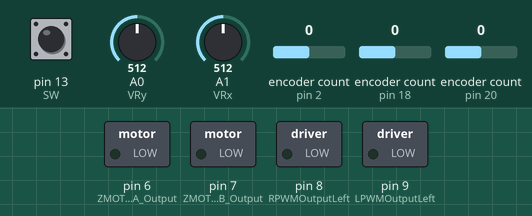
Bench run of a sketch on a simulated Arduino Uno, built with avr-gcc and run on an emulated ATmega328P. Parts: switched loads named in the sketch (green lamp = pin HIGH). The inputs (shaded band) are chosen by the test bench; at power-on: pin 13 (SW) HIGH, A0 (VRy) = 512, A1 (VRx) = 512, encoder count (sensors on pin 2, pin 18, pin 20) 0. Pins used as bus, display or sensor lines are not drawn; what the sketch prints to the serial monitor is not drawn.

Above: at 1.2 s.
1.3 s: pin 13 (SW) pulled LOW for 1 s
At 1.7 s:
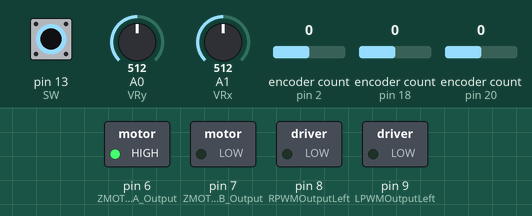
4.0 s: A0 (VRy) set to 692
5.5 s: A0 (VRy) set to 709
At 6.2 s:
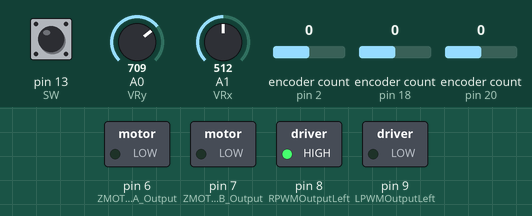
7.0 s: A0 (VRy) set to 290
At 7.3 s:
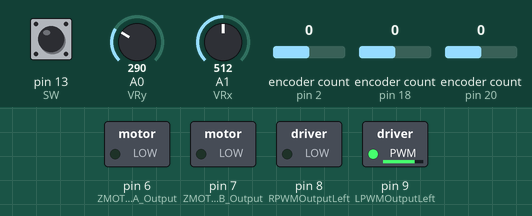
Timing chart, 0 to 9.5 s (numbered marks = the images above; inputs shaded):
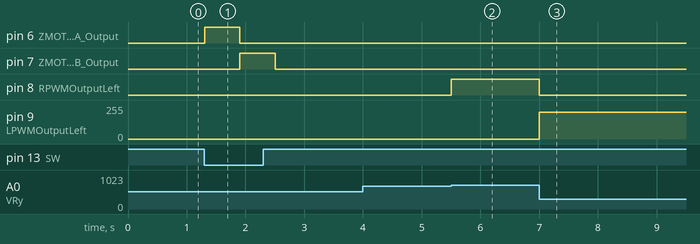

The sketch:

zmotor.ino
```cpp
#include <Encoder.h>
#include <EEPROM.h>

#define SRPAY_MAX_VOLTAGE 255
#define MOTOR_VOLTAGE 200
#define ROTATION_DISTANCE 0.809f
#define WIDTH 93f
#define HEIGHT 66.7f

// Joystic pin number
const int VRx = A1; // Joystick x axis
const int VRy = A0; // Joystick y axis
const int SW = 13; //
//bool swState = false;
int readX = 500;
int readY = 500;

// Right encoder pin number
const int encoderRightA = 20; // Green - pin 4 - Digital
const int encoderRightB = 21; // White - pin 5 - Digital

// Left encoder pin number
const int encoderLeftA = 18; // Green - pin 18 - Digital
const int encoderLeftB = 19; // White - pin 19 - Digital

const int RPWMOutputRight = 10; // Arduino PWM output pin 9; connect to IBT-2 pin 1 (RPWM)
const int LPWMOutputRight = 11; // Arduino PWM output pin 10; connect to IBT-2 pin 2 (LPWM)

const int RPWMOutputLeft = 8; // Arduino PWM output pin 5; connect to IBT-2 pin 1 (RPWM)
const int LPWMOutputLeft = 9; // Arduino PWM output pin 6; connect to IBT-2 pin 2 (LPWM)

const int ZMOTOR_A_Output = 6; // Arduino PWM output pin 7; connect to IBT-2 pin 1 (RPWM)
const int ZMOTOR_B_Output = 7; // Arduino PWM output pin 8; connect to IBT-2 pin 2 (LPWM)
const int encoderMidA = 2; // White - pin 2 - Digital
const int encoderMidB = 3; // Tan - pin 3 - Digital

int spraySwitchDistance = 600;

long encoderLeft = 0;
long encoderRight = 0;
long encoderMiddle = 0;
bool done = false;
long encL = 8000L * 6;
long encR = 6000L * 8;
long encLprev = 0L;
long encRprev = 0L;

enum turnDirections {
  CW,         // Clockwise
  CCW,         // CounterClockwise
  Stop
};

enum joystickClickStatuses {
  CLICKED, //This value is 0 when switched is clicked
  NOT_CLICKED // This value is 1 when switched is not clicked
};

enum mode_of_machine {
  MOVING,               // For moving centerpiece only
  TESTING,              // For moving centerpiece and running do_square
  CALLIBRATE_ZMOTOR          // For callibrating zmotor
};

//float rightMotorDistanceTraveled = (fabs(encoderRight / 2400.0)) * ROTATION_DISTANCE;
//float leftMotorDistanceTraveled = (fabs(encoderLeft / 2400.0)) * ROTATION_DISTANCE;

float distL = 0;
float distR = 0;

long prevL = 0;
long prevR = 0;

Encoder leftMotorEnc(encoderLeftA, encoderLeftB);
Encoder rightMotorEnc(encoderRightA, encoderRightB);
Encoder MiddleMotorEnc(encoderMidA, encoderMidB);

///////////////////////////////////////////////////////////////// SETUP ///////////////////////////////////////////////////////
void setup() {

  Serial.begin(9600);

  //MOVEMENT MOTORS//
  pinMode(RPWMOutputLeft, OUTPUT);
  pinMode(LPWMOutputLeft, OUTPUT);
  pinMode(RPWMOutputRight, OUTPUT);
  pinMode(LPWMOutputRight, OUTPUT);

  //JOYSTICK//
  pinMode(VRx, INPUT);
  pinMode(VRy, INPUT);
  pinMode(SW, INPUT);
  digitalWrite(SW, HIGH);

  //SPRAY//
//  pinMode(encoderZA, INPUT_PULLUP);
//  pinMode(encoderZB, INPUT_PULLUP);
  //Check if Spray nozzle is engaged and set it off
//  spraying = EEPROM.read(sprayStatusCacheAddr);
//  if (spraying) {
//    stopSpraying();
//  }
}

void loop() {
  int turn = digitalRead(SW);
  int mode = MOVING;

  switch (mode) {
    case TESTING:
    {
      if (turn)
        joystick(VRx, VRy, encoderLeft, encoderRight);
      else
      {
        while (!done)
        {
          leftMotorEnc.write(0);
          rightMotorEnc.write(0);
          delay(100);
          leftMotorEnc.write(0);
          rightMotorEnc.write(0);
          square_v4(encL *  2.5, encL * 0.5);
//          square_v4_track(encL *  2.5, encL * 0.5, &prevL, &prevR);

    //      spray();
//          delay(400);
    //      stopSpraying();
          Serial.print(prevL);
          Serial.print(" - ");
          Serial.print(prevR);

          break ;
        }
      }
      break;
    }
    case MOVING:
      int address = 42;
      int value = 0;
//      Serial.println(EEPROM.read(address));
      Serial.println(MiddleMotorEnc.read());
//      if (EEPROM.read(address) == 255)
//        EEPROM.write(address, value);
      main_Moving_with_trigger(digitalRead(SW));
      break;
    case CALLIBRATE_ZMOTOR:
      Serial.println(turn);
      main_ZMotor(digitalRead(SW), CW, SRPAY_MAX_VOLTAGE/2);
      break;
    case 42:
      break;
  }
}
```

Joystick.ino
```cpp
bool joystick(const int VRx, const int VRy, int encoderLeft, int encoderRight)
{
    readX = analogRead(VRx);
    readY = analogRead(VRy);
//    Serial.print("X-axis: ");
//    Serial.println(readX);
//    Serial.print("Y-axis: ");
//    Serial.println(readY);
//    Serial.print(encoderLeft);
//    Serial.print(" - ");
//    Serial.println(encoderRight);
//    Serial.print("\n\n");
    while (readX < 300)
    {
      goRight_v2(200, 200);
      readX = analogRead(VRx);
      readY = analogRead(VRy);
    }
    doStop();
    while (readX > 700)
    {
      goLeft_v2(200, 200);
      readX = analogRead(VRx);
      readY = analogRead(VRy);
    }
    doStop();
    while (readY < 300)
    {
      goUp_v2(200, 200);
      readX = analogRead(VRx);
      readY = analogRead(VRy);
    }
    doStop();
    while (readY > 700)
    {
      goDown_v2(200, 200);
      readX = analogRead(VRx);
      readY = analogRead(VRy);
    }
    doStop();
}
```

Move.ino
```cpp
///////////////////////////////////////////////////////////////// MOVEMENTS ///////////////////////////////////////////////////////
// move the centerpiece upward with same speed for both motor
void goUp(int vol)
{
  if (vol >= 255)
    vol = 255;
    analogWrite(RPWMOutputLeft, 0);
    analogWrite(LPWMOutputLeft, vol);

    analogWrite(RPWMOutputRight, vol);
    analogWrite(LPWMOutputRight, 0);
}

// move the centerpiece upward with differnt speed for each motor
void goUp_v2(int volL, int volR)
{
  if (volL >= 255)
    volL = 255;
  if (volR >= 255)
    volR = 255;
    analogWrite(RPWMOutputLeft, 0);
    analogWrite(LPWMOutputLeft, volL);

    analogWrite(RPWMOutputRight, volR);
    analogWrite(LPWMOutputRight, 0);
}

// move the centerpiece downward with same speed for both motor
void goDown(int vol)
{
  if (vol >= 255)
    vol = 255;
    analogWrite(RPWMOutputLeft, vol);
    analogWrite(LPWMOutputLeft, 0);

    analogWrite(RPWMOutputRight, 0);
    analogWrite(LPWMOutputRight, vol);
}

// move the centerpiece upward with differnt speed for each motor
void goDown_v2(int volL, int volR)
{
  if (volL >= 255)
    volL = 255;
  if (volR >= 255)
    volR = 255;
    analogWrite(RPWMOutputLeft, volL);
    analogWrite(LPWMOutputLeft, 0);

    analogWrite(RPWMOutputRight, 0);
    analogWrite(LPWMOutputRight, volR);
}

// move the centerpiece rightward with same speed for both motor
void goRight(int vol)
{
  if (vol >= 255)
    vol = 255;
    analogWrite(RPWMOutputLeft, vol);
    analogWrite(LPWMOutputLeft, 0);

    analogWrite(RPWMOutputRight, vol);
    analogWrite(LPWMOutputRight, 0);
}

// move the centerpiece rightward with differnt speed for each motor
void goRight_v2(int volL, int volR)
{
  if (volL >= 255)
    volL = 255;
  if (volR >= 255)
    volR = 255;
    analogWrite(RPWMOutputLeft, volL);
    analogWrite(LPWMOutputLeft, 0);

    analogWrite(RPWMOutputRight, volR);
    analogWrite(LPWMOutputRight, 0);
}

// move the centerpiece leftward with same speed for both motor
void goLeft(int vol)
{
  if (vol >= 255)
    vol = 255;
    analogWrite(RPWMOutputLeft, 0);
    analogWrite(LPWMOutputLeft, vol);

    analogWrite(RPWMOutputRight, 0);
    analogWrite(LPWMOutputRight, vol);
}

// move the centerpiece leftward with differnt speed for each motor
void goLeft_v2(int volL, int volR)
{
  if (volL >= 255)
    volL = 255;
  if (volR >= 255)
    volR = 255;
    analogWrite(RPWMOutputLeft, 0);
    analogWrite(LPWMOutputLeft, volL);

    analogWrite(RPWMOutputRight, 0);
    analogWrite(LPWMOutputRight, volR);
}

// move the centerpiece upward and rightward with same speed for both motor
void goUpRight(int vol)
{
    if (vol >= 255)
    vol = 255;
    analogWrite(RPWMOutputRight, vol);
    analogWrite(LPWMOutputRight, 0);
}

// move the centerpiece downward and leftward with same speed for both motor
void goDownLeft(int vol)
{
    if (vol >= 255)
    vol = 255;
    analogWrite(RPWMOutputRight, 0);
    analogWrite(LPWMOutputRight, vol);
}

// move the centerpiece upward and leftward with same speed for both motor
void goUpLeft(int vol)
{
    if (vol >= 255)
    vol = 255;
    analogWrite(RPWMOutputLeft, 0);
    analogWrite(LPWMOutputLeft, vol);
}

// move the centerpiece downward and rightward with same speed for both motor
void goDownRight(int vol)
{
    if (vol >= 255)
    vol = 255;
    analogWrite(RPWMOutputLeft, vol);
    analogWrite(LPWMOutputLeft, 0);
}

// stop moving left motor
void stopLeft()
{
    analogWrite(RPWMOutputLeft, 0);
    analogWrite(LPWMOutputLeft, 0);
}

// stop moving right motor
void stopRight()
{
    analogWrite(RPWMOutputRight, 0);
    analogWrite(LPWMOutputRight, 0);
}

// stop moving both motors
void doStop()
{
    stopLeft();
    stopRight();
}

// This function allows the centerpiece to move as well as use the to turn the sprayer on and off
// If the trigger is on, then you will not be able to move the centerpiece
void main_Moving_with_trigger(int click_status)
{
  int spraying = false;

  joystick(VRx, VRy, encoderLeft, encoderRight);
  if (click_status == 0 && spraying == false) {
    spray();
    spraying = true;
  }
  while (spraying == true) {
    if (digitalRead(SW) == 0) {
      stopSpraying();
      spraying = false;
    }
  Serial.println(MiddleMotorEnc.read());


  }
}
```

Spray.ino
```cpp
///////////////////////////////////////////////////////////////// SPRAY ///////////////////////////////////////////////////////
void spray() {

//    EEPROM.write(sprayStatusCacheAddr, 1);
    analogWrite(ZMOTOR_A_Output, SRPAY_MAX_VOLTAGE);
    analogWrite(ZMOTOR_B_Output, 0);

    delay(spraySwitchDistance);

    analogWrite(ZMOTOR_A_Output, 0);
    analogWrite(ZMOTOR_B_Output, 0);
}

int stopSpraying() {

//    EEPROM.write(sprayStatusCacheAddr, 0);
    analogWrite(ZMOTOR_A_Output, 0);
    analogWrite(ZMOTOR_B_Output, SRPAY_MAX_VOLTAGE);

    delay(spraySwitchDistance * 1); //0.872);           // This is the voltage power needed for consistent on-off positions

    analogWrite(ZMOTOR_A_Output, 0);
    analogWrite(ZMOTOR_B_Output, 0);

    return (1);
}

void main_ZMotor(int click_status, int spin_direction, int power)
{
    while (click_status == CLICKED) {
      spinZMotor(spin_direction, power);
      int released = digitalRead(SW);
      if (released) {
        spinZMotor(Stop, power);
        break;
      }
//    Serial.println(MiddleMotorEnc.read());
    }
}

void spinZMotor(int turnDirection, int power) {
   //turns in endless circle
   if (turnDirection == CW) {
       analogWrite(ZMOTOR_A_Output, 0);
       analogWrite(ZMOTOR_B_Output, power);
   } else if (turnDirection == CCW) {
       analogWrite(ZMOTOR_A_Output, power);
       analogWrite(ZMOTOR_B_Output, 0);
   } else if (turnDirection == Stop) {
       analogWrite(ZMOTOR_A_Output, 0);
       analogWrite(ZMOTOR_B_Output, 0);
   }
}
```

Source omitted: Square.ino (12816 bytes), TestSquare.ino (8093 bytes)

Measured:
- the behaviour switches between 700 and 701 on A0 (VRy) (found by bisection; images 1 and 2)
- after the input at 1.3 s, pin 6 (ZMOTOR_A_Output): LOW → HIGH at once, → LOW 0.60 s later; pin 7 (ZMOTOR_B_Output): LOW → HIGH after 0.60 s, → LOW 0.60 s later
- after the input at 4.0 s, every drawn part: stays the same
- after the input at 5.5 s, pin 8 (RPWMOutputLeft): LOW → HIGH at once
- after the input at 7.0 s, pin 8 (RPWMOutputLeft): HIGH → LOW at once; pin 9 (LPWMOutputLeft): 0/255 → 200/255 at once
